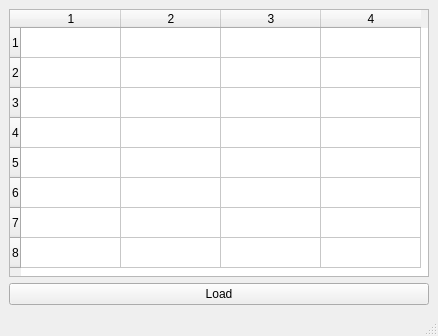
<?xml version="1.0" encoding="UTF-8"?>
<ui version="4.0">
 <class>MainWindow</class>
 <widget class="QMainWindow" name="MainWindow">
  <property name="geometry">
   <rect>
    <x>0</x>
    <y>0</y>
    <width>438</width>
    <height>336</height>
   </rect>
  </property>
  <property name="windowTitle">
   <string>MainWindow</string>
  </property>
  <widget class="QWidget" name="centralwidget">
   <layout class="QVBoxLayout" name="verticalLayout">
    <item>
     <widget class="QTableWidget" name="tableWidget">
      <property name="rowCount">
       <number>8</number>
      </property>
      <property name="columnCount">
       <number>4</number>
      </property>
      <row/>
      <row/>
      <row/>
      <row/>
      <row/>
      <row/>
      <row/>
      <row/>
      <column/>
      <column/>
      <column/>
      <column/>
     </widget>
    </item>
    <item>
     <widget class="QPushButton" name="btn_load">
      <property name="text">
       <string>Load</string>
      </property>
     </widget>
    </item>
   </layout>
  </widget>
  <widget class="QStatusBar" name="statusbar"/>
 </widget>
 <resources/>
 <connections/>
</ui>
